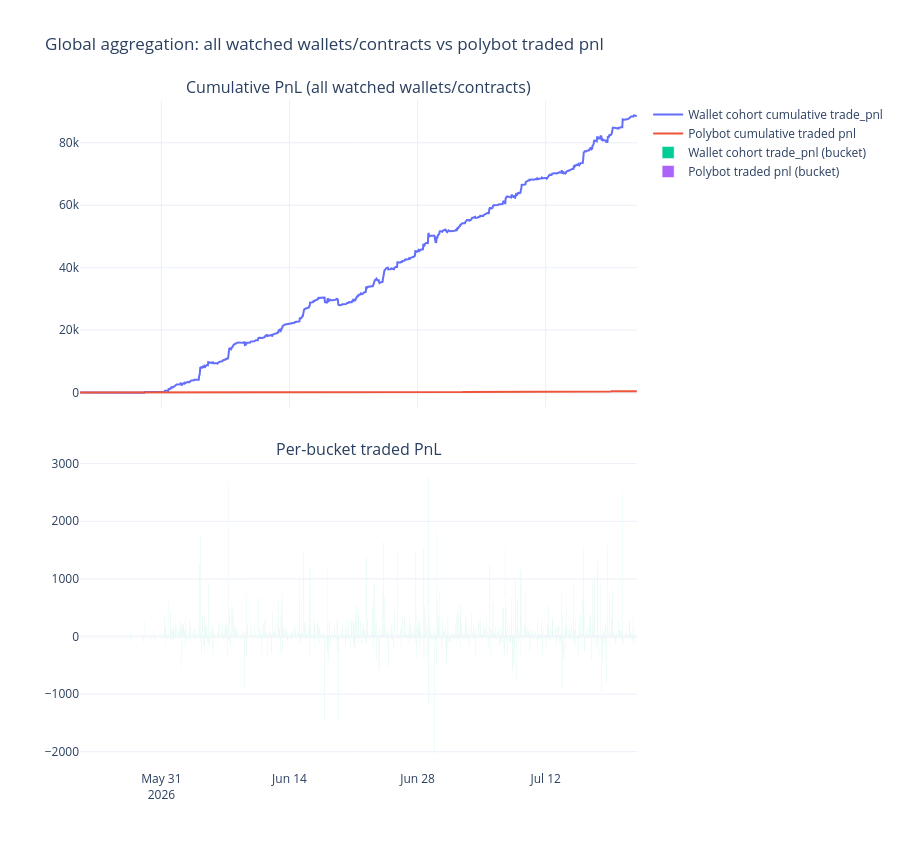

Notebook cell for this chart:
### Code cell
fig_global = make_subplots(
    rows=2, cols=1, shared_xaxes=True, vertical_spacing=0.08,
    subplot_titles=('Cumulative PnL (all watched wallets/contracts)', 'Per-bucket traded PnL')
)

fig_global.add_trace(
    go.Scatter(x=agg.index, y=agg['wallet_cum_trade_pnl'], mode='lines', name='Wallet cohort cumulative trade_pnl'),
    row=1, col=1
)
fig_global.add_trace(
    go.Scatter(x=agg.index, y=agg['polybot_cum_trade_pnl'], mode='lines', name='Polybot cumulative traded pnl'),
    row=1, col=1
)

fig_global.add_trace(
    go.Bar(x=agg.index, y=agg['wallet_trade_pnl'], name='Wallet cohort trade_pnl (bucket)'),
    row=2, col=1
)
fig_global.add_trace(
    go.Bar(x=agg.index, y=agg['polybot_trade_pnl'], name='Polybot traded pnl (bucket)'),
    row=2, col=1
)

fig_global.update_layout(
    height=850, template='plotly_white',
    title='Global aggregation: all watched wallets/contracts vs polybot traded pnl',
    barmode='group',
)
fig_global.show()

### Figure 1 — Plotly figure (JSON) as saved in the notebook; plotly's stock layout.template omitted (floating-point values rounded to 4 significant figures; data arrays with more than 128 entries replaced by an {"elided": "..."} marker saying what was removed)
{"data": [{"mode": "lines", "name": "Wallet cohort cumulative trade_pnl", "type": "scatter", "x": {"elided": "1461 str values"}, "xaxis": "x", "y": {"elided": "1461 float values"}, "yaxis": "y"}, {"mode": "lines", "name": "Polybot cumulative traded pnl", "type": "scatter", "x": {"elided": "1461 str values"}, "xaxis": "x", "y": {"elided": "1461 float values"}, "yaxis": "y"}, {"name": "Wallet cohort trade_pnl (bucket)", "type": "bar", "x": {"elided": "1461 str values"}, "xaxis": "x2", "y": {"elided": "1461 float values"}, "yaxis": "y2"}, {"name": "Polybot traded pnl (bucket)", "type": "bar", "x": {"elided": "1461 str values"}, "xaxis": "x2", "y": {"elided": "1461 float values"}, "yaxis": "y2"}], "layout": {"annotations": [{"font": {"size": 16}, "showarrow": false, "text": "Cumulative PnL (all watched wallets/contracts)", "x": 0.5, "xanchor": "center", "xref": "paper", "y": 1, "yanchor": "bottom", "yref": "paper"}, {"font": {"size": 16}, "showarrow": false, "text": "Per-bucket traded PnL", "x": 0.5, "xanchor": "center", "xref": "paper", "y": 0.46, "yanchor": "bottom", "yref": "paper"}], "barmode": "group", "height": 850, "title": {"text": "Global aggregation: all watched wallets/contracts vs polybot traded pnl"}, "xaxis": {"anchor": "y", "domain": [0, 1], "matches": "x2", "showticklabels": false}, "xaxis2": {"anchor": "y2", "domain": [0, 1]}, "yaxis": {"anchor": "x", "domain": [0.54, 1]}, "yaxis2": {"anchor": "x2", "domain": [0, 0.46]}}}
